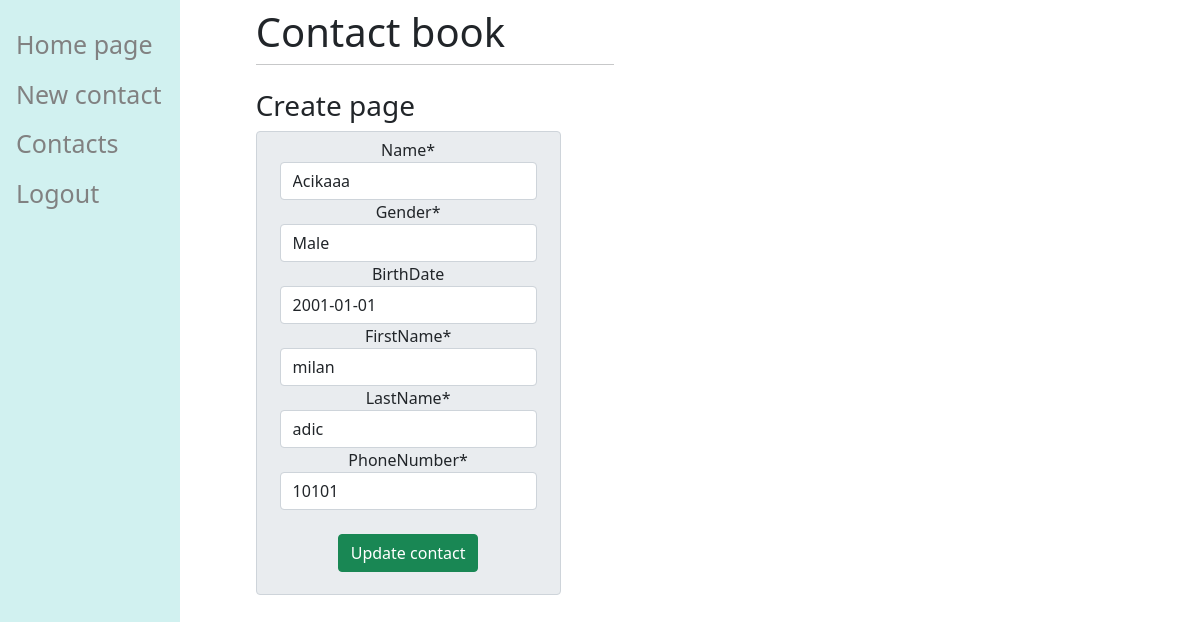
/api/update-contact/73 (signed in), run on an earlier commit of the app's database.
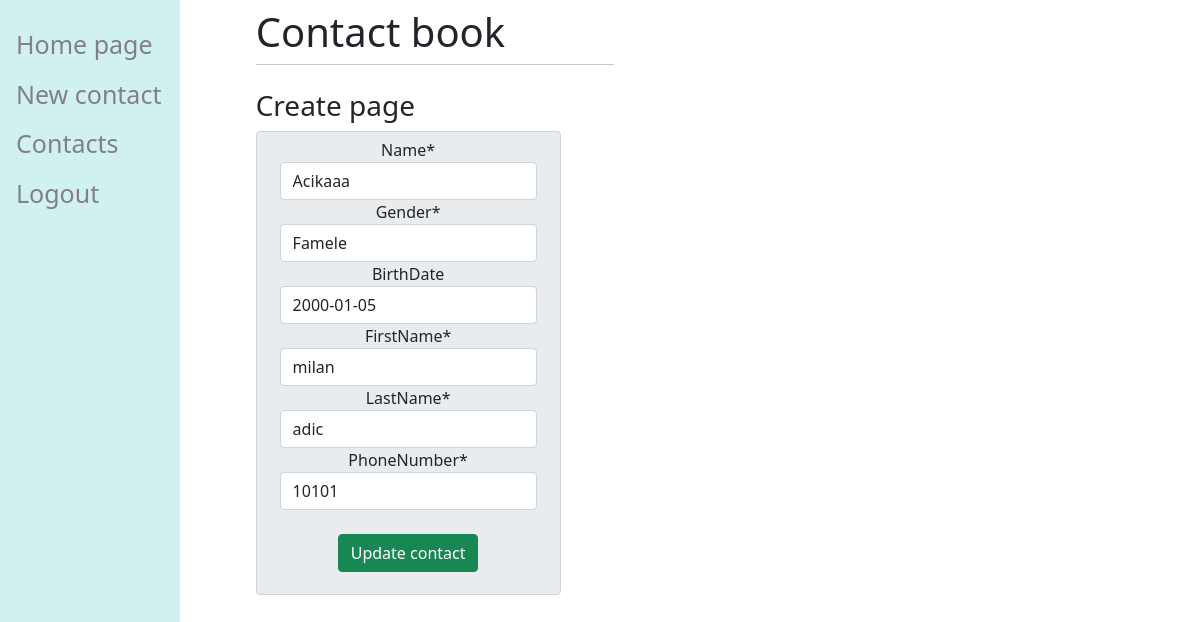
And on a later commit of the database.
### contact/models.py (models this page shows, shortened)
class AdressEntery(models.Model):
    MALE = 'm'
    FAMELE = 'f'
    CHOICES_GENDER = [
        ('MALE', "Male"),
        ('FAMELE', 'Famele')
    ]
    user = models.ForeignKey(User, on_delete=models.CASCADE, related_name="adressentery", null=True) #represents the user who is logged in and when creating a contact we assign the user name
    name = models.CharField(max_length = 120)
    gender = models.CharField(max_length=9, choices=CHOICES_GENDER)
    birthDate = models.DateField(blank=True)
    active = models.BooleanField(default=True)
    firstName = models.CharField(max_length = 120, default=None)
    lastName = models.CharField(max_length = 120, default=None)
    phoneNumber = models.IntegerField(default=None)

### contact/views.py (the view)
# urls.py: path("api/update-contact/<int:pk>", login_required(views.UpdateContact.as_view(), login_url="login"), name="update"),
class UpdateContact(UpdateView):
    model = AdressEntery
    fields = ("name", "gender", "birthDate", "firstName", "lastName", "phoneNumber")
    context_object_name = "form"
    template_name = "main/update-contact.html"
    success_url = "/api/contact-list/"

### contact/templates/main/update-contact.html (shortened to what this page needs)
{% extends 'main/base.html' %}
{% block title %}
{% load crispy_forms_tags %}
{% endblock %}
{% block content %}
    <h3>Create page</h3>
    <div class="input-group-text">
        <form action="" method="POST", class="form-group">
            {{form|crispy}}<br>
            <div class="input-group mb-3">
                <div class="input-group-prepend" style="margin: 0 auto;">
                    <button type="submit", name="create", class="btn btn-success">Update contact</button>
                </div>
            </div>
        </form>
    </div>
{% endblock %}

### contact/templates/main/base.html (shortened to what this page needs)
<!DOCTYPE html>
<html>
    <head>
        {% load static %}
        <link href="https://cdn.jsdelivr.net/npm/bootstrap@5.1.0/dist/css/bootstrap.min.css" rel="stylesheet">
    </head>
    <body>
        <div class="sidenav">
            <a href="{% url 'home' %}">Home page</a>
            <a href="{% url 'add-contacts' %}">New contact</a>
            <a href="{% url 'contact-list' %}">Contacts</a>
            {% if user.is_authenticated %}
                <a href="{% url 'logout' %}">Logout</a>
            {% else %}
                <a href="{% url 'login' %}">Login</a>
            {% endif %}
        </div>
        <div id="content", name="content", class="main">
            <div class="row justify-content-center">
                <div class="col-8">
                    <h1 class="mt-2">Contact book</h1>
                    <hr class="mt-0 mb-4">
                    {% block content %}
                    {% endblock %}
                </div>
            </div>
        </div>
    </body>
</html>

### contact/templates/main/base.html (style rules this page uses)
.sidenav { height: 100%; width: 15%; position: fixed; z-index: 1; top: 0; left: 0; background-color: rgb(209, 241, 240); overflow: hidden; padding-top: 20px; }
.sidenav a { padding: 6px 8px 6px 16px; text-decoration: none; font-size: 25px; color: #818181; display: block; }
.main { margin-left: 150px; padding: 0px 10px; }
body { width: 60%; height: auto; }
.input-group-text { width: 100%; height: auto; display: flex; flex-direction: row; justify-content: space-around; flex-wrap: wrap; }
@media screen and (max-width:1280px) { .input-group-text { width: 85%; } }

What changed in the data, as far as the page shows it:
changed AdressEntery "Acikaaa": gender "Male" → "Famele"; birthDate "2001-01-01" → "2000-01-05"
